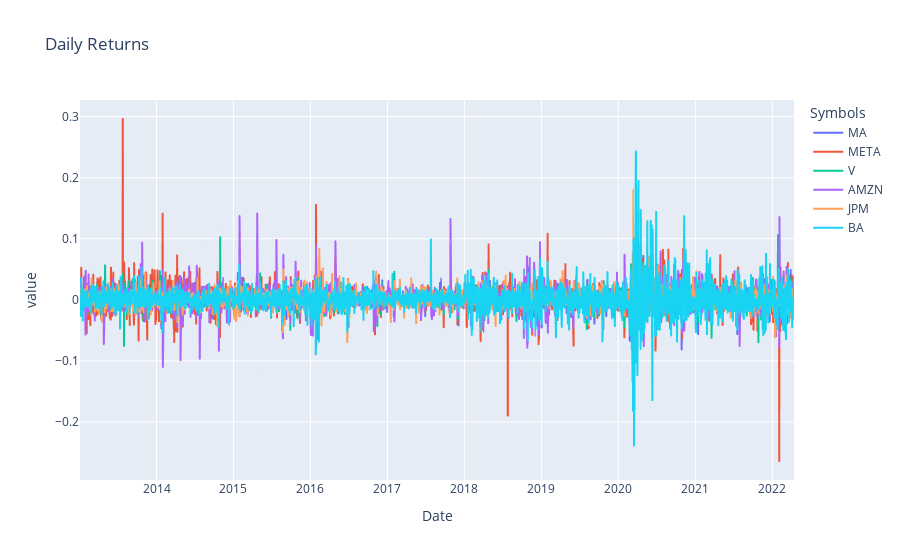

Notebook cell for this chart:
### Markdown cell above
Let's plot out the daily returns of 2 of the stocks, Boeing (BA) and Visa (V), throughout the whole time period. We see that they tend to fluctuate gently around 0. Notably, the fluctuations are much greater during a period of high volatility (i.e. during the Covid crash in March 2020).

### Code cell
fig = px.line(daily_returns[['MA', 'META', 'V', 'AMZN', 'JPM', 'BA']], title='Daily Returns')
fig.show()

### Figure 1 — Plotly figure (JSON) as saved in the notebook; plotly's stock layout.template omitted (floating-point values rounded to 4 significant figures; data arrays with more than 128 entries replaced by an {"elided": "..."} marker saying what was removed)
{"data": [{"hovertemplate": "Symbols=MA<br>Date=%{x}<br>value=%{y}<extra></extra>", "legendgroup": "MA", "line": {"color": "#636efa", "dash": "solid"}, "marker": {"symbol": "circle"}, "mode": "lines", "name": "MA", "showlegend": true, "type": "scattergl", "x": {"elided": "2338 str values"}, "xaxis": "x", "y": {"elided": "2338 float values"}, "yaxis": "y"}, {"hovertemplate": "Symbols=META<br>Date=%{x}<br>value=%{y}<extra></extra>", "legendgroup": "META", "line": {"color": "#EF553B", "dash": "solid"}, "marker": {"symbol": "circle"}, "mode": "lines", "name": "META", "showlegend": true, "type": "scattergl", "x": {"elided": "2338 str values"}, "xaxis": "x", "y": {"elided": "2338 float values"}, "yaxis": "y"}, {"hovertemplate": "Symbols=V<br>Date=%{x}<br>value=%{y}<extra></extra>", "legendgroup": "V", "line": {"color": "#00cc96", "dash": "solid"}, "marker": {"symbol": "circle"}, "mode": "lines", "name": "V", "showlegend": true, "type": "scattergl", "x": {"elided": "2338 str values"}, "xaxis": "x", "y": {"elided": "2338 float values"}, "yaxis": "y"}, {"hovertemplate": "Symbols=AMZN<br>Date=%{x}<br>value=%{y}<extra></extra>", "legendgroup": "AMZN", "line": {"color": "#ab63fa", "dash": "solid"}, "marker": {"symbol": "circle"}, "mode": "lines", "name": "AMZN", "showlegend": true, "type": "scattergl", "x": {"elided": "2338 str values"}, "xaxis": "x", "y": {"elided": "2338 float values"}, "yaxis": "y"}, {"hovertemplate": "Symbols=JPM<br>Date=%{x}<br>value=%{y}<extra></extra>", "legendgroup": "JPM", "line": {"color": "#FFA15A", "dash": "solid"}, "marker": {"symbol": "circle"}, "mode": "lines", "name": "JPM", "showlegend": true, "type": "scattergl", "x": {"elided": "2338 str values"}, "xaxis": "x", "y": {"elided": "2338 float values"}, "yaxis": "y"}, {"hovertemplate": "Symbols=BA<br>Date=%{x}<br>value=%{y}<extra></extra>", "legendgroup": "BA", "line": {"color": "#19d3f3", "dash": "solid"}, "marker": {"symbol": "circle"}, "mode": "lines", "name": "BA", "showlegend": true, "type": "scattergl", "x": {"elided": "2338 str values"}, "xaxis": "x", "y": {"elided": "2338 float values"}, "yaxis": "y"}], "layout": {"legend": {"title": {"text": "Symbols"}, "tracegroupgap": 0}, "title": {"text": "Daily Returns"}, "xaxis": {"anchor": "y", "domain": [0, 1], "title": {"text": "Date"}}, "yaxis": {"anchor": "x", "domain": [0, 1], "title": {"text": "value"}}}}
